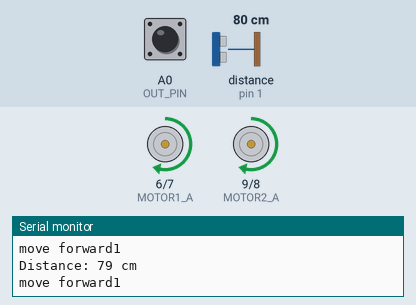
The sketch below on a simulated Arduino Uno, built with avr-gcc and run on an emulated ATmega328P. On the bench: motor-driver pin pairs drawn as motors (green arrow = first pin HIGH = forward, orange = second pin HIGH = backward, longer = more drive, scaled by the enable pin), the last lines printed to the serial monitor. Inputs (shaded band) come from the test bench; at power-on: distance to the obstacle (sensor on pin 1) 80 cm, A0 (OUT_PIN) LOW. The echo pulse lasts 58.3 µs per cm.

Above: at 1.3 s.
1.4 s: distance to the obstacle (sensor on pin 1) set to 33 cm
2.9 s: distance to the obstacle (sensor on pin 1) set to 28 cm
At 3.4 s:
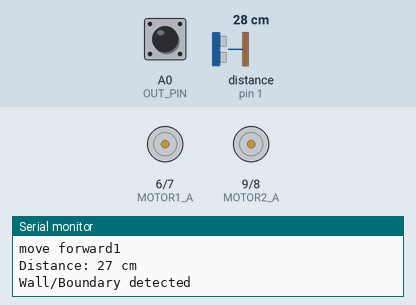
4.5 s: distance to the obstacle (sensor on pin 1) set to 35 cm
At 7.2 s:
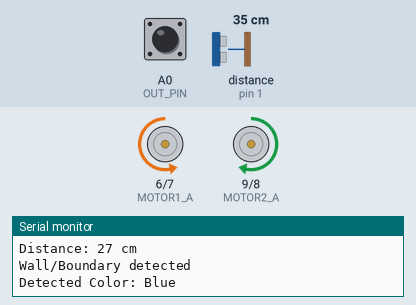
7.5 s: distance to the obstacle (sensor on pin 1) set to 2 cm
At 8.6 s:
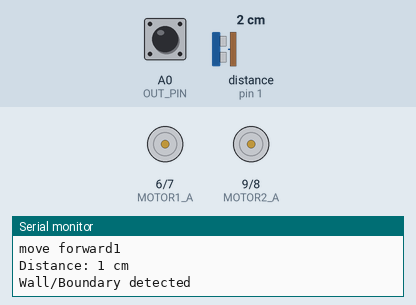
9.4 s: A0 (OUT_PIN) pulsed HIGH 2 times (0.12 s each, 0.3 s apart)
Timing chart, 0 to 13.1 s (numbered marks = the images above; inputs shaded):
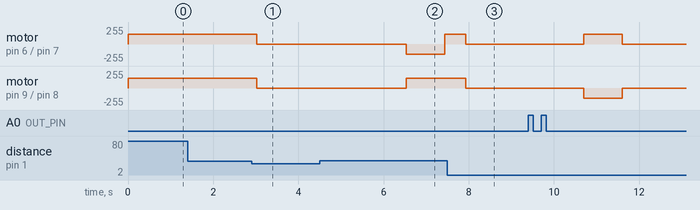

The sketch:

challenge2.ino
```cpp
//#include <Servo.h>
#include <stdlib.h>

#define TRIG_PIN 0
#define ECHO_PIN 1
#define MOTOR1_A 6
#define MOTOR1_B 7
#define MOTOR2_A 9
#define MOTOR2_B 8
#define MOTOR1_EN 5
#define MOTOR2_EN 10

// Color Sensor Pins
#define S0 A1
#define S1 A2
#define S2 A3
#define S3 A4
#define OUT_PIN A0
#define MAXMIN_VARIANCE 200

int rFreq, gFreq, bFreq, maxFreq;

void setup() {
    pinMode(TRIG_PIN, OUTPUT);
    pinMode(ECHO_PIN, INPUT);
    pinMode(MOTOR1_EN, OUTPUT);
    pinMode(MOTOR2_EN, OUTPUT);
    pinMode(MOTOR1_A, OUTPUT);
    pinMode(MOTOR1_B, OUTPUT);
    pinMode(MOTOR2_A, OUTPUT);
    pinMode(MOTOR2_B, OUTPUT);

    // Color Sensor Setup
    pinMode(S0, OUTPUT);
    pinMode(S1, OUTPUT);
    pinMode(S2, OUTPUT);
    pinMode(S3, OUTPUT);
    pinMode(OUT_PIN, INPUT);
    // Set frequency scaling to 20%
    digitalWrite(S0, HIGH);
    digitalWrite(S1, LOW);

    Serial.begin(9600);
}

void loop() {
    int distance = getDistance();
    Serial.print("Distance: ");
    Serial.print(distance);
    Serial.println(" cm");

    if (distance < 30) { // Wall detected
        Serial.println("Wall/Boundary detected");
        stopMotors();
        delay(500);

        // Read color and perform action
        String color = detectColor();
        Serial.print("Detected Color: ");
        Serial.println(color);

        if (color == "Red") {
            turnRight();
            turnRight();
            Serial.print("u-turn\n");
        } else if (color == "Green") {
            turnRight();
            Serial.print("right turn\n");
        } else if (color == "Blue") {
            turnLeft();
            Serial.print("left turn\n");
        }
    } else {
        moveForward();
        Serial.print("move forward1\n");
        delay(500);
    }
}

String detectColor() {
    // Setting red filtered photodiodes to be read
    digitalWrite(S2, LOW);
    digitalWrite(S3, LOW);
    rFreq = pulseIn(OUT_PIN, LOW);
    rFreq = map(rFreq, 500 - MAXMIN_VARIANCE, 950 + MAXMIN_VARIANCE, 255, 0);

    // Setting green filtered photodiodes to be read
    digitalWrite(S2, HIGH);
    digitalWrite(S3, HIGH);
    gFreq = pulseIn(OUT_PIN, LOW);
    gFreq = map(gFreq, 500 - MAXMIN_VARIANCE, 900 + MAXMIN_VARIANCE, 255, 0);

    // Setting blue filtered photodiodes to be read
    digitalWrite(S2, LOW);
    digitalWrite(S3, HIGH);
    bFreq = pulseIn(OUT_PIN, LOW);
    bFreq = map(bFreq, 600 - MAXMIN_VARIANCE, 930 + MAXMIN_VARIANCE, 255, 0);

    maxFreq = max(rFreq, max(bFreq, gFreq));
    if (maxFreq <= 0) {
        return "Black";
    } else if (maxFreq == rFreq) {
        return "Red";
    } else if (maxFreq == gFreq) {
        return "Green";
    } else {
        return "Blue";
    }
}

int getDistance() {
    digitalWrite(TRIG_PIN, LOW);
    delayMicroseconds(2);
    digitalWrite(TRIG_PIN, HIGH);
    delayMicroseconds(10);
    digitalWrite(TRIG_PIN, LOW);

    int duration = pulseIn(ECHO_PIN, HIGH);
    return duration * 0.034 / 2;
}

void stopMotors() {
    digitalWrite(MOTOR1_A, LOW);
    digitalWrite(MOTOR1_B, LOW);
    digitalWrite(MOTOR2_A, LOW);
    digitalWrite(MOTOR2_B, LOW);
    analogWrite(MOTOR1_EN, 0);
    analogWrite(MOTOR2_EN, 0);
}

void moveForward() {
    digitalWrite(MOTOR1_A, HIGH);
    digitalWrite(MOTOR1_B, LOW);
    digitalWrite(MOTOR2_A, HIGH);
    digitalWrite(MOTOR2_B, LOW);
    analogWrite(MOTOR1_EN, 150);
    analogWrite(MOTOR2_EN, 150);
}

void turnRight() {
    // Turn 90 degrees (calibrate delay as needed)
    digitalWrite(MOTOR1_A, HIGH);
    digitalWrite(MOTOR1_B, LOW);
    digitalWrite(MOTOR2_A, LOW);
    digitalWrite(MOTOR2_B, HIGH);
    analogWrite(MOTOR1_EN, 150);
    analogWrite(MOTOR2_EN, 150);
    delay(900); // Adjust based on motor speed
    stopMotors();
}

void turnLeft() {
    // Turn 90 degrees
    digitalWrite(MOTOR1_A, LOW);
    digitalWrite(MOTOR1_B, HIGH);
    digitalWrite(MOTOR2_A, HIGH);
    digitalWrite(MOTOR2_B, LOW);
    analogWrite(MOTOR1_EN, 150);
    analogWrite(MOTOR2_EN, 150);
    delay(900); // Adjust based on motor speed
    stopMotors();
}
```

Measured:
- the behaviour switches between 31 and 30 cm on distance to the obstacle (sensor on pin 1) (found by bisection; images 0 and 1)
- after the input at 2.9 s, motor on pin 6 (MOTOR1_A) / pin 7 (MOTOR1_B), motor on pin 9 (MOTOR2_A) / pin 8 (MOTOR2_B): forward 150/255 → stopped after 0.13 s
- after the input at 7.5 s, motor on pin 6 (MOTOR1_A) / pin 7 (MOTOR1_B), motor on pin 9 (MOTOR2_A) / pin 8 (MOTOR2_B): forward 150/255 → stopped after 0.43 s
